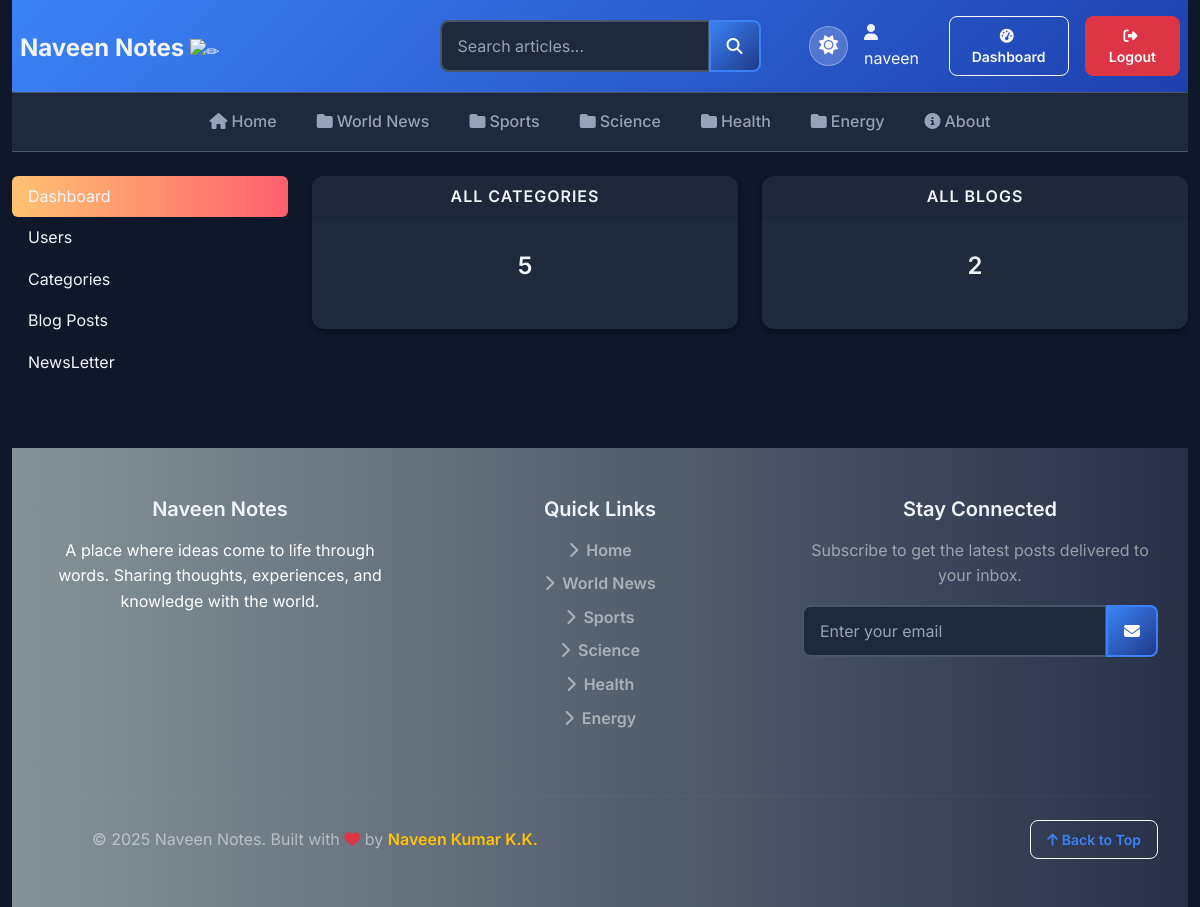
/dashboard/ (signed in), run on the app's committed database.
### blogs/models.py (models this page shows, shortened)
class Category(models.Model):
    category_name = models.CharField(max_length=50, unique=True)
    created_at = models.DateField(auto_now_add=True)
    updated_at = models.DateTimeField(auto_now=True)
    class Meta:
        verbose_name_plural = "categories"

### dashboards/views.py (the view)
# urls.py: path('dashboard/',include('dashboards.urls')),
@login_required(login_url="login")
def dashboard(request):
    category_count = Category.objects.all().count()
    blogs_count = Blog.objects.all().count()
    context = {"category_count": category_count, "blogs_count": blogs_count}
    return render(request, "dashboard/dashboard.html", context)

### blogs/context_processors.py (called while the page is built)
def get_categories(request):
    categories = Category.objects.all()
    return dict(categories=categories)

def get_social_links(request):
    social_media_links = SocialMedia.objects.filter(status='Active').order_by('order')
    return dict(social_media_links=social_media_links)

def get_about(request):
    about =  About.objects.first()
    return dict(about=about)

### templates/dashboard/dashboard.html (shortened to what this page needs)
{% extends "base.html" %}
{% block content %}
<div class="row">
{% include "dashboard/sidebar.html" %}
    <div class="col-md-9">
        <div class="row">
            <div class="col">
                <div class="card border-default mb-3">
                    <div class="card-header text-center text-uppercase font-weight-bold">All categories</div>
                    <div class="card-body text-dark">
                        <h5 class="card-title text-center">
                            {{category_count}}
                        </h5>
                    </div>
                </div>
            </div>
            <div class="col">
                <div class="card border-default mb-3">
                    <div class="card-header text-center text-uppercase font-weight-bold">All Blogs</div>
                    <div class="card-body text-dark">
                        <h5 class="card-title text-center">
                            {{blogs_count}}
                        </h5>
                    </div>
                </div>
            </div>
        </div>
    </div>
</div>
{% endblock  %}

### templates/base.html (shortened to what this page needs)
{% load static %}
<!DOCTYPE html>
<html lang="en">
    <head>
        <link href="https://cdn.jsdelivr.net/npm/bootstrap@5.3.2/dist/css/bootstrap.min.css" rel="stylesheet">
        <link rel="stylesheet" href="https://cdnjs.cloudflare.com/ajax/libs/font-awesome/6.5.1/css/all.min.css">
        <link href="{% static 'css/blog.css' %}" rel="stylesheet">
    </head>
    <body>
        <div class="container-fluid">
            <header class="blog-header">
                <div class="d-none d-md-block">
                    <div class="row justify-content-between align-items-center p-2">
                        <div class="col-4 pt-1">
                            <a class="blog-header-logo text-dark" href="/">Naveen Notes </a>
                            <picture>
                            <source srcset="https://fonts.gstatic.com/s/e/notoemoji/latest/270f_fe0f/512.webp" type="image/webp">
                            <img src="https://fonts.gstatic.com/s/e/notoemoji/latest/270f_fe0f/512.gif" alt="✏" width="32" height="32">
                            </picture>
                        </div>
                        <div class="col-4 text-center">
                            <form action="{% url 'search' %}" method='GET' class="d-inline-block">
                                <div class="input-group">
                                    <input class="form-control"
                                           name="keyword"
                                           type="text"
                                           value="{{keyword}}"
                                           placeholder="Search articles..."
                                           aria-label="Search articles"
                                           id="button-search" />
                                    <button class="btn btn-warning" id="button-search" type="submit">
                                        <i class="fas fa-search"></i>
                                    </button>
                                </div>
                            </form>
                        </div>
                        <div class="col-4 d-flex justify-content-end align-items-center">
                            {% if not user.is_authenticated %}
                                <div class="d-flex align-items-center gap-3">
                                    <button id="theme-toggle" class="theme-toggle" title="Toggle theme">
                                        <i class="fas fa-moon"></i>
                                    </button>
                                    {% comment %} <div class="d-flex gap-2">
                                        <a class="btn btn-outline-light btn-sm" href="{% url 'login' %}">
                                            <i class="fas fa-sign-in-alt me-1"></i>Login
                                        </a>
                                        <a class="btn btn-light btn-sm" href="{% url 'register' %}">
                                            <i class="fas fa-user-plus me-1"></i>Register
                                        </a>
                                    </div> {% endcomment %}
                                </div>
                            {% else %}
                                <div class="d-flex align-items-center gap-3">
                                    <button id="theme-toggle" class="theme-toggle" title="Toggle theme">
                                        <i class="fas fa-moon"></i>
                                    </button>
                                    <span class="text-white">
                                        <i class="fas fa-user me-1"></i>{{ user.username }}
                                    </span>
                                    <a href="{% url 'dashboard' %}" class="btn btn-outline-light btn-sm">
                                        <i class="fas fa-tachometer-alt me-1"></i>Dashboard
                                    </a>
                                    <a class="btn btn-danger btn-sm" href="{% url 'logout' %}">
                                        <i class="fas fa-sign-out-alt me-1"></i>Logout
                                    </a>
                                </div>
                            {% endif %}
                        </div>
                </div>
            </header>
            <div class="nav-scroller py-1 mb-4">
                <nav class="nav d-flex justify-content-center">
                    <a class="nav-link active" href="{% url 'home' %}">
                        <i class="fas fa-home me-1"></i>Home
                    </a>
                    {% for category in categories %}
                        <a class="nav-link"
                           href="{% url 'posts_by_category' category.id %}">
                            <i class="fas fa-folder me-1"></i>{{ category.category_name|capfirst }}
                        </a>
                    {% endfor %}
                    <a class="nav-link" href="#about">
                        <i class="fas fa-info-circle me-1"></i>About
                    </a>
                </nav>
            </div>
            {% block content %}{% endblock %}
            <footer class="blog-footer">
                <div class="container">
                    <div class="row">
                        <div class="col-lg-4 mb-4">
                            <h5 class="text-white mb-3">Naveen Notes</h5>
                            <p class="mb-3">A place where ideas come to life through words. Sharing thoughts, experiences, and knowledge with the world.</p>
                        </div>
                        <div class="col-lg-4 mb-4">
                            <h5 class="text-white mb-3">Quick Links</h5>
                            <ul class="list-unstyled">
                                <li class="mb-2"><a href="{% url 'home' %}" class="text-white-50 text-decoration-none"><i class="fas fa-chevron-right me-2"></i>Home</a></li>
                                {% for category in categories|slice:":5" %}
                                    <li class="mb-2"><a href="{% url 'posts_by_category' category.id %}" class="text-white-50 text-decoration-none"><i class="fas fa-chevron-right me-2"></i>{{ category.category_name|capfirst }}</a></li>
                                {% endfor %}
                            </ul>
                        </div>
                        <div class="col-lg-4 mb-4">
                            <h5 class="text-white mb-3">Stay Connected</h5>
                            <p class="text-white-50 mb-3">Subscribe to get the latest posts delivered to your inbox.</p>
                            <form id="newsletter-form" class="input-group">
                                <input
                                    type="email"
                                    name="email"
                                    id="newsletter-email"
                                    class="form-control"
                                    placeholder="Enter your email"
                                    required
                                >
                                <button class="btn btn-warning" type="submit">
                                    <i class="fas fa-envelope"></i>
                                </button>
                            </form>
                        </div>
                    </div>
                    <hr class="my-4" style="border-color: rgba(255,255,255,0.1);">
                    <div class="row align-items-center">
                        <div class="col-md-6">
                            <p class="mb-0 text-white-50">
                                © 2025 Naveen Notes. Built with <i class="fas fa-heart text-danger"></i> by <a href="https://naveenpranesh.link/" class="text-warning text-decoration-none fw-semibold" target='_blank'>Naveen Kumar K.K.</a>
                            </p>
                        </div>
                        <div class="col-md-6 text-md-end">
                            <a href="#top" class="btn btn-outline-light btn-sm">
                                <i class="fas fa-arrow-up me-1"></i>Back to Top
                            </a>
                        </div>
                    </div>
                </div>
            </footer>
            <div id="toast-container"
                class="toast-container position-fixed bottom-0 end-0 p-3"
                style="z-index: 1055;">
            </div>
        </body>
    </body>
    </html>

### data on the page
Category: category_name "World News"
Category: category_name "Sports"
Category: category_name "Science"
Category: category_name "Health"
Category: category_name "Energy"

### other printed values
{{ user.username }} "naveen"
{{ category_count }} "5"
{{ blogs_count }} "2"
